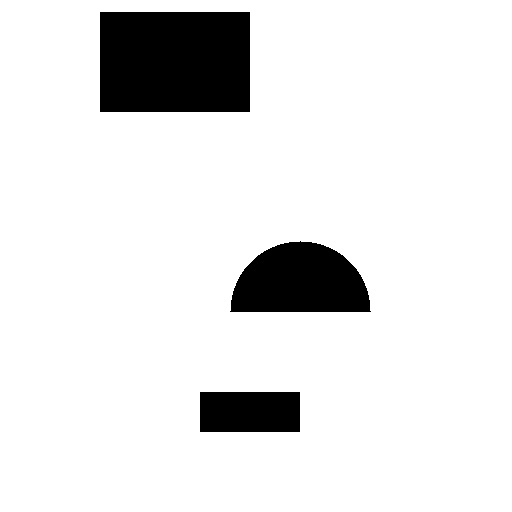
#> input picture sample/input.jpg, 512 x 512 px
$ python main.py sample/input.jpg out.png
#> lines starting #> are read from the running program, lines starting #| are printed output that depends on the picture
### ImageProcess/image_creat.py
import cv2
import numpy as np
from scipy.stats import multivariate_normal as mn
from scipy.stats import skewnorm
import datetime

class PixelWork:
    def __init__(self):
        self.input_file_name = ''
        self.input_img_arr = None
        self.output_file_name = ''
        self.output_img_arr = None
        self.img_height = 0 #default height
        self.img_width = 0 #default width
        self.spot_size = 10 #equivalent to spot size
        self.edge_factor = 0 #near edge effect
        self.signals = 200 #number of signals in each pixel


    # get input image array
    def add_image(self):
        # allow the file name from arguments
        current_input_file_name = self.input_file_name if self.input_file_name else 'sample/input.jpg'
        print('current_input_file_name: ', current_input_file_name)
        self.input_img_arr = cv2.imread(current_input_file_name, cv2.IMREAD_GRAYSCALE)
#> self.input_img_arr is the input picture: shape (512, 512); min 0, max 255, mean 229
        self.output_img_arr = np.zeros(self.input_img_arr.shape)
        self.img_width, self.img_height = self.input_img_arr.shape
#> self.img_width = 512; self.img_height = 512


    # draw the simulated image
    def draw(self):
        time1 = datetime.datetime.now()
        it = np.nditer(self.input_img_arr, flags=['multi_index'])
        for elem in it:
            if elem < 128:
                pos = mn.rvs(it.multi_index, [[self.spot_size, 0], [0, self.spot_size]], size=self.signals)
                extra = np.array([[-1, -1]])
                for item in pos:
                    if all([0 <= int(round(x, 0)) < 512 for x in item]) and self.input_img_arr[int(round(item[0], 0)), int(round(item[1], 0))] >= 128:
                        for _ in range(3):
                            extra = np.concatenate((extra, [it.multi_index]))
                pos = np.concatenate((pos, extra))
                x_pos, y_pos = pos.T
                hist, xedges, yedges = np.histogram2d(x_pos, y_pos, bins=512, range=[[0, 512], [0, 512]])
                self.output_img_arr += hist
            else:
                pos = mn.rvs(it.multi_index, [[self.spot_size, 0], [0, self.spot_size]], size=self.signals//2)
                for item in pos:
                    if all([0 <= int(round(x, 0)) < 512 for x in item]) and self.input_img_arr[int(round(item[0], 0)), int(round(item[1], 0))] < 128:
                       pos = pos
                x_pos, y_pos = pos.T
                hist, xedges, yedges = np.histogram2d(x_pos, y_pos, bins=512, range=[[0, 512], [0, 512]])
                self.output_img_arr += hist
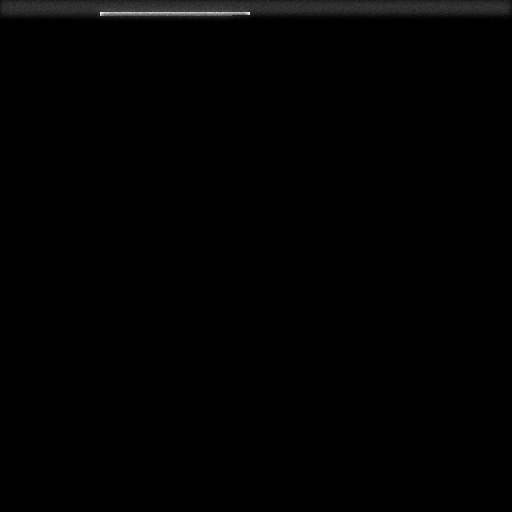
#> self.output_img_arr: shape (512, 512) float64; min 0, max 516, mean 3.3; drawn with min black and max white
        # allow the file name from arguments
        current_output_file_name = self.output_file_name if self.output_file_name else 'sample/output.jpg'
        print('current_output_file_name: ', current_output_file_name)
        cv2.imwrite(current_output_file_name, self.output_img_arr)
        print(datetime.datetime.now() - time1)

### main.py
import argparse
from ImageProcess.image_creat import PixelWork


def main():
    parser = argparse.ArgumentParser()
    parser.add_argument("input_file_name", help='input file name')
    parser.add_argument("output_file_name", help='output file name')
    args = parser.parse_args()
    print("Input file name: ", args.input_file_name, ", Output file name: ", args.output_file_name)
    new_pic = PixelWork()
    new_pic.output_file_name = args.output_file_name
    new_pic.input_file_name = args.input_file_name
    new_pic.add_image()
    new_pic.draw()


#> (the run stopped early here; a loop or call above may not have finished)
